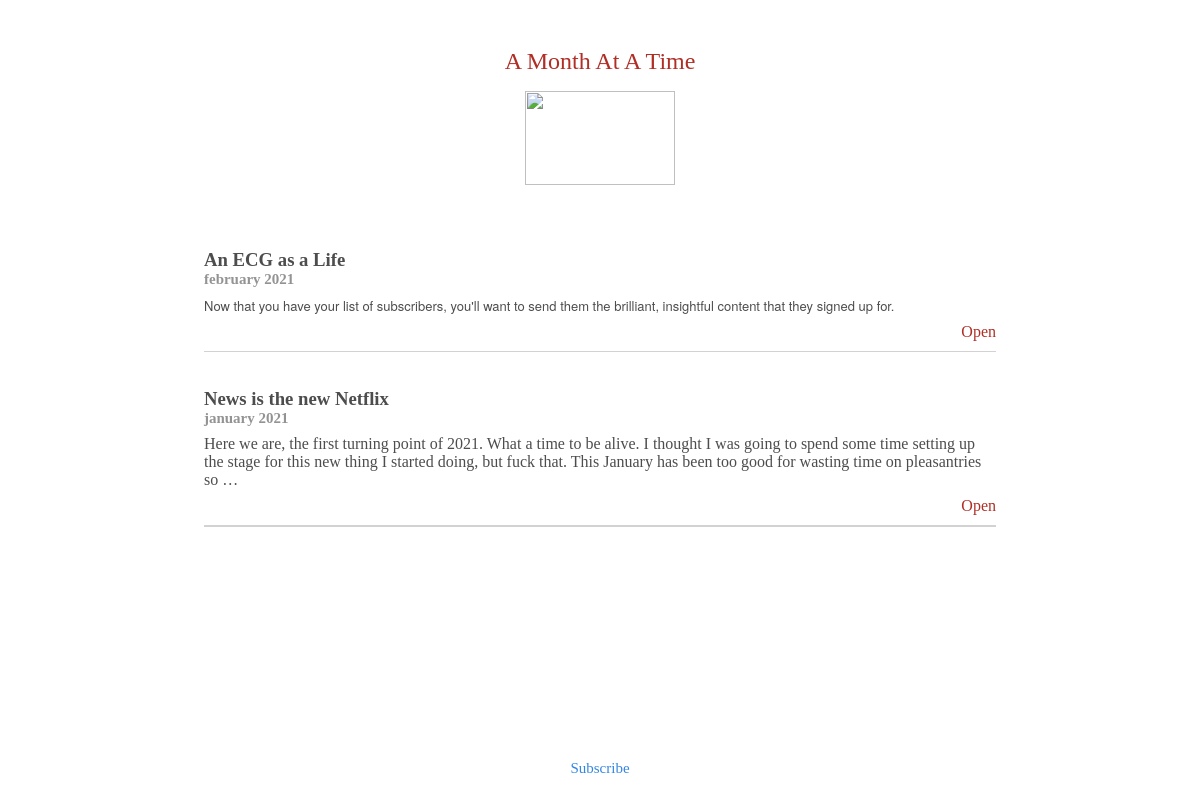
The page /amonthatatime/ on the database its author committed.
### amonthatatime/models.py (models this page shows, shortened)
class Post(models.Model):
    year = models.IntegerField(default='2021')
    month = models.CharField(max_length=20, choices=MONTH)
    month_number=models.IntegerField(default='1')
    title = models.CharField(max_length=200)
    whatsapp = models.TextField()
    medley = models.TextField()
    photo_columns = models.IntegerField(choices=COLUMNS, default=4)
    created_on = models.DateTimeField(auto_now_add=True)
    updated_on = models.DateTimeField(auto_now= True)
    status = models.IntegerField(choices=STATUS, default=0)
    class Meta:
        ordering = ['-created_on']
        unique_together = ('year', 'month',)

### amonthatatime/views.py (the view)
# urls.py: path('', views.archive, name='archive'),
def archive(request):
    latest_posts = Post.objects.filter(status=1).order_by('-year','-month_number')[:12]
    logo = Image.objects.get(title='calvinandhobbes')
    context = {'latest_posts': latest_posts, 'logo':logo,}
    return render(request, 'amonthatatime/archive.html', context)

### amonthatatime/templates/amonthatatime/archive.html (shortened to what this page needs)
<html>
<head>
{% load static %}
<link rel="stylesheet" type="text/css" href="{% static 'amonthatatime/css/archive.css' %}">
</head>
<main>
<body>
  <p align="center">
     <a href="/amonthatatime" style="text-decoration: none;"><span style="color:#B02E25;font-size:1.5em;">A Month At A Time</span></a>
  </p>
<div>
  <img width="150" height="94" src="https://res.cloudinary.com/giaggi/image/upload/v1613837471/amonthatatime/images/general/calvinandhobbes.png">
</div>
{% for post in latest_posts %}
<div class="post">
  <h3> {{post.title | safe}}
    <br> <span style="opacity:0.6; font-size:0.8em">{{post.month | safe}} {{post.year | safe}} </span>
  </h3>
  <p style="opacity: 0.7;"> {{post.whatsapp | safe | truncatewords:50 }} </p>
  <div class="right">
    <a style="color:#B02E25;" href="/amonthatatime/{{post.year}}/{{post.month}}/" target="">Open</a>
  </div>
</div>
<hr>
{% endfor %}
</main>
<div style="position:flex; bottom:0.5em;">
  <div class="footer-basic">
          <footer>
              <ul class="list-inline" style="margin:3px" >
                  <li class="list-inline-item"><a style="font-family:Georgia;color: #0168DA;" href="/amonthatatime/subscribe">Subscribe</a></li>
              </ul>
          </footer>
      </div>
</div>
</body>
</html>

### amonthatatime/static/amonthatatime/css/archive.css (style rules this page uses)
body { background-color: white; margin-top:3em; margin-bottom:3vw; margin-left:12vw; margin-right:12vw; font-family:Georgia; font-size:1em; color: #4D4D4D; }
hr { margin-bottom:3vw; margin-top:10px; height:0.08em; border-width:0; color:#231F20; background-color:#231F20; opacity: 0.2 }
a:link { color: #0168DA; text-decoration: none; font-size:1em; }
ul { font-family:Georgia; }
h3 { margin-block-end: 0em; }
p { margin-block-start: 0.5em; margin-block-end: 0.5em; }
img { display: block; margin-left: auto; margin-right: auto; margin-top: 1em; margin-bottom: 4em; }
* { box-sizing: border-box; margin: 0; padding: 0; }
@media only screen and (min-device-width: 480px) { body { margin-left:17vw; margin-right:17vw; } }
.right { text-align: right; }
footer { position: fixed; bottom: 0; left: 0; right: 0; }
.footer-basic { padding:40px 0; background-color:#ffffff; color:#4b4c4d; bottom: 10px; text-align: center; }
.footer-basic ul { padding:0; list-style:none; text-align:center; font-size:15px; line-height:1.6; margin-bottom:0; }
.footer-basic li { padding:0 10px; }
.footer-basic ul a { color:inherit; text-decoration:none; opacity:0.8; }
.list-inline { list-style: none; padding: 0; }
.list-inline > li { display: inline; margin: 0; }
main { min-height: calc(80vh - 4rem); }
footer { display: flex; align-items: center; justify-content: center; height: 4rem; }

### rows shown on the page
Post: title "An ECG as a Life", month "february", year "2021", whatsapp "Now that you have your list of subscribers, you'll want to send them the brilliant, insightful content that they signed up for."
Post: title "News is the new Netflix", month "january", year "2021", whatsapp "Here we are, the first turning point of 2021. What a time to be alive. I thought I was going to spend some time setting up the stage for this new thing I started doing, but fuck that. This January has been too good for wasting time on pleasantries so …"
